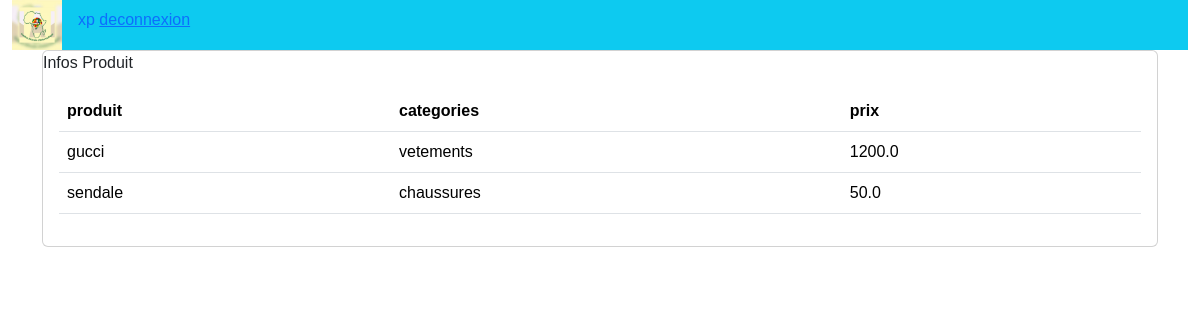
Screenshot of /produit/ (signed in) with the database file from the repository.
### accounts/models.py (models this page shows, shortened)
class Produit(models.Model):
    CATEGORIES = (
        ("vetements", "vetements"),
        ("chaussures", "chaussures"),
        ("tshirt", "tshirt"),
    )
    nom = models.CharField(max_length=200, null=True)
    prix = models.FloatField(null=True)
    category = models.CharField(max_length=200, null=True, choices=CATEGORIES)
    description = models.TextField(null=True, blank=True)
    date = models.DateTimeField(auto_now_add=True, null=True)
    tags = models.ManyToManyField(Tag)

### accounts/views.py (the view)
# urls.py: path("produit/", views.produit, name="produit"),
@login_required(login_url="loginpage")
def produit(request):
    produits = Produit.objects.all()
    return render(request, "accounts/produit.html", {"produits": produits})

### accounts/templates/accounts/produit.html (shortened to what this page needs)
{% extends 'accounts/main.html' %}
{% block content %}
<div class="container">
    <div class="row">
        <div class="col-md">
            <div class="card">
                <div class="card-header-center">
                    Infos Produit
                </div>
                <div class="card-body">
                    <table class="table">
                        <tr class="bg-info">
                            <th>produit</th>
                            <th>categories</th>
                            <th>prix</th>
                        </tr>
                    {% for i in produits %}
                        <tr>
                            <td>{{ i.nom }}</td>
                            <td>{{ i.category }}</td>
                            <td>{{ i.prix }}</td>
                        </tr>
                        {% endfor %}
                    </table>
                </div>
            </div>
        </div>
    </div>
</div>
{% endblock %}

### accounts/templates/accounts/entete.html (shortened to what this page needs)
{% load bootstrap5 %}
{% bootstrap_css %}
{% load static %}
<div class="container-fluid">
    <ul class="nav bg-info">
        <li class="nav-item">
            <img src="{% static 'images/iai.jpg' %}" width="50" height="50" alt="">
        </li>
        <span class="nav-link ml-3">{{request.user}}
            <a href="{% url 'deconnexion' %}"> deconnexion</a>
        </span>
        <div class="col-md-9">
        </div>
    </ul>
</div>

### accounts/static/css/main.css (style rules this page uses)
div { font-weight: 200; font-family: 'Franklin Gothic Medium', 'Arial Narrow', Arial, sans-serif; }

### rows the page displays
Produit: nom "gucci", category "vetements", prix "1200.0"
Produit: nom "sendale", category "chaussures", prix "50.0"

### other values shown
{{ request.user }} "xp"
